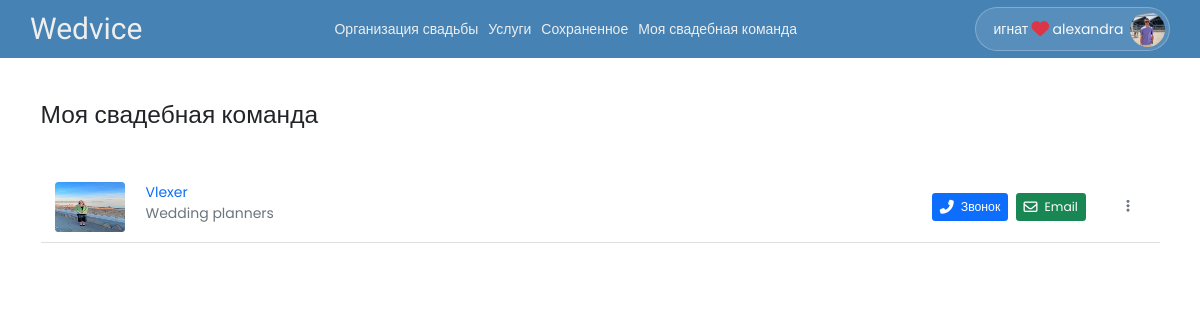
The page /U/my-wedding-team/ (signed in) on the database its author committed.
### dreamwed/models.py (models this page shows, shortened)
class User(AbstractUser):
   is_vendor = models.BooleanField(default=False)
   is_wedding_planner = models.BooleanField(default=False)
   phone_number = PhoneNumberField(blank=True, null=True, unique=True)
   profile = models.ImageField(default='default.jpg', upload_to='profile_pics')
   class Meta:
      ordering = ['last_name', 'first_name']

class WeddingPlanner(models.Model):
   user = models.OneToOneField(User, on_delete=CASCADE, primary_key=True)
   partner_first_name = models.CharField(max_length=50, blank=True, null=True)
   partner_last_name = models.CharField(max_length=50, blank=True, null=True)
   wedding_date = models.DateField(blank=True, null=True)
   wedding_budget = models.FloatField(blank=True, null=True)

class Vendor(models.Model):
   user = models.OneToOneField(User, on_delete=CASCADE, primary_key=True)
   business_name = models.CharField(max_length=100)
   category = models.ForeignKey(
      VendorCategory,
      on_delete=SET_NULL,
      null=True,
      help_text='Select a category for your business.',
      )
   description = models.TextField(max_length=5000)
   services_offered = models.TextField(max_length=5000)
   city = models.CharField(max_length=500)
   location = models.CharField(max_length=200) # street code

class VendorCategory(models.Model):
   name = models.CharField(max_length=200, help_text='Select a category (EG: Wedding venue)')

### main/decorators.py (the view)
   def wrapper_func(request, *args, **kwargs):
      if request.user.is_wedding_planner:
         return view_func(request, *args, **kwargs)
      else:
         error_msg = 'Unauthorised action. You must be a wedding planner to access this page!'
         return HttpResponse(error_msg)

### dreamwed/views/wedplanner.py (called while the page is built)
@login_required
@wedding_planner_required
def my_wedding_team(request):
   bookmarks = Bookmark.objects.filter(wedplanner_id=request.user.id)
   bookmarked_vendors = [bookmark.vendor for bookmark in bookmarks]
   return render(request, 'wedplanner/wedding-team.html', {'bookmarks': bookmarked_vendors})

### templates/wedplanner/wedding-team.html (shortened to what this page needs)
{% extends 'base.html' %}
{% block body %}
{% include 'include/header.html' %}
<div class="container">
   <h3 class="my-5">Моя свадебная команда</h3>
   <ul class="list-group list-group-flush">
      {% for vendor in bookmarks %}
         <li class="list-group-item list-group-item-action">
            <div class="d-flex py-1">
               <img src="{{ vendor.user.profile.url }}" width="70" height="50" class="rounded" alt="vendor profile">
               <a href="{% url 'vendor-details' vendor.user_id %}" class="flex-grow-1 ms-4">
                  {{ vendor.business_name }} <br>
                  <span class="text-muted">{{ vendor.category.name }}</span>
               </a>
               <div class="ms-4 align-self-center">
                  <a href="tel:+{{ vendor.user.phone_number }}" class="d-inline-flex align-items-center btn btn-sm btn-primary">
                     <i class="fas fa-phone-alt fs-6"></i>
                     <span class="ms-2">Звонок</span>
                  </a>
                  <a href="mailto:{{ vendor.user.email }}" class="d-inline-flex align-items-center btn btn-sm btn-success ms-1">
                     <i class="far fa-envelope fs-6"></i>
                     <span class="ms-2">Email</span>
                  </a>
                  <div class="dropdown d-inline-block ms-4">
                     <button class="circle-sm rounded-circle btn btn-outline-secondary border-0 dropdown-toggle dropdown-no-arrow" type="button" id="dropdownMenu2" data-bs-toggle="dropdown" aria-expanded="false">
                        <i class="fas fa-ellipsis-v"></i>
                     </button>
                  </div>
               </div>
            </div>
         </li>
      {% endfor %}
      <a class="list-group-item"></a>
   </ul>
</div>
{% endblock body %}

### templates/include/header.html (shortened to what this page needs)
<nav class="sticky-top" id="navbar">
   <div class="container nav-container py-2 px-0">
      <div class="d-flex justify-content-between">
         <a id="logo" class="navbar-brand" href="{% url 'home' %}">Wedvice</a>
      </div>
      <div class="nav-secondary nav-middle">
         <div class="nav-links">
            {% if user.is_wedding_planner %}
            <a href="{% url 'checklist-all' %}">Организация свадьбы</a>
            <a href="{% url 'vendors' %}">Услуги</a>
            <a href="{% url 'bookmarks' %}">Сохраненное</a>
            <a href="{% url 'my-wedding-team' %}">Моя свадебная команда</a>
            {% elif user.is_vendor %}
            <a href="{% url 'user-profile' %}">Мой профиль поставщика</a>
            <a href="#">Запросы</a>
            <a href="#">Запросы стоимости</a>
            {% endif %}
         </div>
      </div>
      <div class="nav-secondary nav-right">
         <div class="nav-links">
            {% if user.is_authenticated %}
            <div class="dropdown d-flex align-items-center">
               <button class="dropdown-toggle p-1 rounded-pill d-flex align-items-center" type="button" id="dropdownProfile" data-bs-toggle="dropdown"aria-expanded="false" style="background: rgba(255, 255, 255, 0.1); border: 1px solid rgba(255, 255, 255, 0.25)">
                  <div class="d-flex align-items-center text-light ms-3 me-1">
                     {% if user.is_wedding_planner %}
                        <span>{{ user.first_name }}</span>
                        <i class="text-danger fs-5 mx-1 fas fa-heart"></i>
                        <span>{{user.weddingplanner.partner_first_name}}</span>
                     {% else %}
                        <span>{{ user.username }}</span>
                     {% endif %}
                  </div>
                  <span class="circle-sm rounded-circle d-flex align-items-center justify-content-center overflow-hidden ms-1">
                     <img src="{{ user.profile.url }}" alt="Profile picture">
                  </span>
               </button>
            </div>
            {% else %}
            <a href="{% url 'register' %}">Создать аккаунт</a>
            <a href="{% url 'login' %}">Вход пользователь</a>
            <a href="{% url 'admin:index' %}?next={% url 'home' %}">Вход админ</a>
            {% endif %}
         </div>
      </div>
   </div>
</nav>

### static/css/main.css (style rules this page uses)
html, body { font: 400 14px/1.5 'Poppins', sans-serif; }
body { margin: 0; padding: 0 0 4rem; position: relative; }
#logo { font-family: 'Fleur De Leah', cursive; font-size: 30px; line-height: 1; }
a { text-decoration: none; }
img { max-width: 100%; }
.circle-sm { --size: 35px; width: var(--size); height: var(--size); }
#dropdownProfile::after { display: none; }
.dropdown-toggle.dropdown-no-arrow::after { display: none; }
#navbar { background: steelblue; }
#navbar a { color: #eee; }
#navbar .nav-secondary { max-height: 0; overflow: hidden; transform: translate(-100%, 0); transition: 0.25s ease-in-out; }
#navbar .nav-right .nav-links { padding-top: 1rem; border-top: 1px solid #aaa; }
#navbar .nav-middle .nav-links { padding: 1.4rem 0 1rem; }
#navbar .nav-secondary a { display: block; padding: 12px 0; }
@media screen and (min-width: 800px) { #navbar .nav-container { display: flex; justify-content: space-between; align-items: center; } }
@media screen and (min-width: 800px) { #navbar .nav-secondary { max-height: initial !important; overflow: initial !important; transform: translate(0) !important; } }
@media screen and (min-width: 800px) { #navbar .nav-secondary .nav-links { height: 100%; display: flex; align-items: center; } }
@media screen and (min-width: 800px) { #navbar .nav-right .nav-links { padding: 0; border: none; } }
@media screen and (min-width: 800px) { #navbar .nav-middle .nav-links { padding: 0; } }
@media screen and (min-width: 800px) { #navbar .nav-secondary a { padding: 0; } }
@media screen and (min-width: 800px) { #navbar .nav-secondary a + a { margin-left: 10px; } }

### rows shown on the page
User: first_name "игнат", weddingplanner.partner_first_name "alexandra", profile (picture)
Vendor: user.profile (picture), business_name "Vlexer", category.name "Wedding planners"
